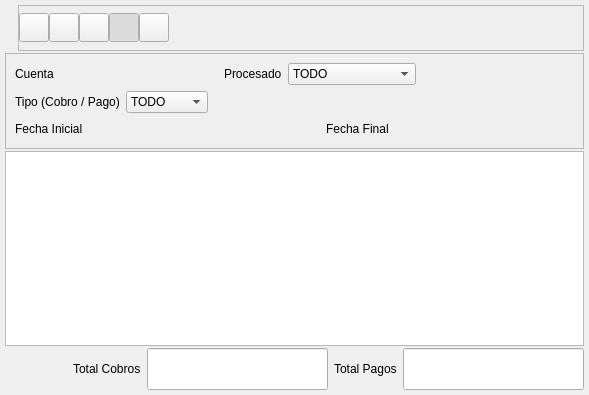
<ui version="4.0" >
 <class>CobroPagoBase</class>
 <widget class="QWidget" name="CobroPagoBase" >
  <property name="geometry" >
   <rect>
    <x>0</x>
    <y>0</y>
    <width>589</width>
    <height>395</height>
   </rect>
  </property>
  <property name="windowTitle" >
   <string>Gestión de Cobros y Pagos</string>
  </property>
  <property name="windowIcon" >
   <iconset resource="../../../bulmages.qrc" >:/Bulmafact48x48/images/png/48x48/i_bulmages_bancos_listado.48x48.png</iconset>
  </property>
  <layout class="QVBoxLayout" >
   <property name="margin" >
    <number>5</number>
   </property>
   <property name="spacing" >
    <number>2</number>
   </property>
   <item>
    <layout class="QHBoxLayout" >
     <property name="margin" >
      <number>0</number>
     </property>
     <property name="spacing" >
      <number>6</number>
     </property>
     <item>
      <widget class="QLabel" name="label" >
       <property name="text" >
        <string/>
       </property>
       <property name="pixmap" >
        <pixmap resource="../../../bulmages.qrc" >:/Bulmafact48x48/images/png/48x48/i_bulmages_bancos_listado.48x48.png</pixmap>
       </property>
      </widget>
     </item>
     <item>
      <widget class="QFrame" name="frame" >
       <property name="frameShape" >
        <enum>QFrame::StyledPanel</enum>
       </property>
       <property name="frameShadow" >
        <enum>QFrame::Raised</enum>
       </property>
       <layout class="QHBoxLayout" >
        <property name="margin" >
         <number>0</number>
        </property>
        <property name="spacing" >
         <number>0</number>
        </property>
        <item>
         <widget class="QToolButton" name="mui_crear" >
          <property name="toolTip" >
           <string>Generar Asiento</string>
          </property>
          <property name="whatsThis" >
           <string>Generar Asiento</string>
          </property>
          <property name="text" >
           <string/>
          </property>
          <property name="icon" >
           <iconset resource="../../../bulmages.qrc" >:/Genericos32x32/images/png/i_fileNew.xpm</iconset>
          </property>
          <property name="iconSize" >
           <size>
            <width>22</width>
            <height>22</height>
           </size>
          </property>
         </widget>
        </item>
        <item>
         <widget class="QToolButton" name="mui_guardar" >
          <property name="toolTip" >
           <string>Actualizar</string>
          </property>
          <property name="text" >
           <string/>
          </property>
          <property name="icon" >
           <iconset resource="../../../bulmages.qrc" >:/Genericos32x32/images/png/i_save.xpm</iconset>
          </property>
          <property name="iconSize" >
           <size>
            <width>22</width>
            <height>22</height>
           </size>
          </property>
         </widget>
        </item>
        <item>
         <widget class="QToolButton" name="mui_borrar" >
          <property name="toolTip" >
           <string>Actualizar</string>
          </property>
          <property name="text" >
           <string/>
          </property>
          <property name="icon" >
           <iconset resource="../../../bulmages.qrc" >:/Genericos32x32/images/png/i_dele.png</iconset>
          </property>
          <property name="iconSize" >
           <size>
            <width>22</width>
            <height>22</height>
           </size>
          </property>
         </widget>
        </item>
        <item>
         <widget class="QToolButton" name="mui_filtrar" >
          <property name="toolTip" >
           <string>Actualizar</string>
          </property>
          <property name="text" >
           <string/>
          </property>
          <property name="icon" >
           <iconset resource="../../../bulmages.qrc" >:/Genericos32x32/images/png/i_find.png</iconset>
          </property>
          <property name="iconSize" >
           <size>
            <width>22</width>
            <height>22</height>
           </size>
          </property>
          <property name="checkable" >
           <bool>true</bool>
          </property>
          <property name="checked" >
           <bool>true</bool>
          </property>
         </widget>
        </item>
        <item>
         <widget class="QToolButton" name="mui_actualizar" >
          <property name="toolTip" >
           <string>Actualizar</string>
          </property>
          <property name="text" >
           <string/>
          </property>
          <property name="icon" >
           <iconset resource="../../../bulmages.qrc" >:/Genericos32x32/images/png/i_reload.png</iconset>
          </property>
          <property name="iconSize" >
           <size>
            <width>22</width>
            <height>22</height>
           </size>
          </property>
         </widget>
        </item>
        <item>
         <spacer>
          <property name="orientation" >
           <enum>Qt::Horizontal</enum>
          </property>
          <property name="sizeType" >
           <enum>QSizePolicy::Expanding</enum>
          </property>
          <property name="sizeHint" >
           <size>
            <width>571</width>
            <height>44</height>
           </size>
          </property>
         </spacer>
        </item>
       </layout>
      </widget>
     </item>
    </layout>
   </item>
   <item>
    <widget class="QFrame" name="frame_2" >
     <property name="frameShape" >
      <enum>QFrame::StyledPanel</enum>
     </property>
     <property name="frameShadow" >
      <enum>QFrame::Raised</enum>
     </property>
     <layout class="QVBoxLayout" >
      <property name="margin" >
       <number>9</number>
      </property>
      <property name="spacing" >
       <number>6</number>
      </property>
      <item>
       <layout class="QHBoxLayout" >
        <property name="margin" >
         <number>0</number>
        </property>
        <property name="spacing" >
         <number>6</number>
        </property>
        <item>
         <layout class="QHBoxLayout" >
          <property name="margin" >
           <number>0</number>
          </property>
          <property name="spacing" >
           <number>6</number>
          </property>
          <item>
           <widget class="QLabel" name="textLabel1_3" >
            <property name="text" >
             <string>Cuenta</string>
            </property>
           </widget>
          </item>
          <item>
           <widget class="BusquedaCuenta" native="1" name="m_cuenta" />
          </item>
         </layout>
        </item>
        <item>
         <spacer>
          <property name="orientation" >
           <enum>Qt::Horizontal</enum>
          </property>
          <property name="sizeType" >
           <enum>QSizePolicy::Expanding</enum>
          </property>
          <property name="sizeHint" >
           <size>
            <width>141</width>
            <height>20</height>
           </size>
          </property>
         </spacer>
        </item>
        <item>
         <layout class="QHBoxLayout" >
          <property name="margin" >
           <number>0</number>
          </property>
          <property name="spacing" >
           <number>6</number>
          </property>
          <item>
           <widget class="QLabel" name="textLabel1_2" >
            <property name="text" >
             <string>Procesado</string>
            </property>
           </widget>
          </item>
          <item>
           <widget class="QComboBox" name="m_procesado" >
            <item>
             <property name="text" >
              <string>TODO</string>
             </property>
            </item>
            <item>
             <property name="text" >
              <string>PROCESADO</string>
             </property>
            </item>
            <item>
             <property name="text" >
              <string>NO PROCESADO</string>
             </property>
            </item>
           </widget>
          </item>
         </layout>
        </item>
        <item>
         <spacer>
          <property name="orientation" >
           <enum>Qt::Horizontal</enum>
          </property>
          <property name="sizeHint" >
           <size>
            <width>40</width>
            <height>20</height>
           </size>
          </property>
         </spacer>
        </item>
       </layout>
      </item>
      <item>
       <layout class="QHBoxLayout" >
        <property name="margin" >
         <number>0</number>
        </property>
        <property name="spacing" >
         <number>6</number>
        </property>
        <item>
         <layout class="QHBoxLayout" >
          <property name="margin" >
           <number>0</number>
          </property>
          <property name="spacing" >
           <number>6</number>
          </property>
          <item>
           <widget class="QLabel" name="textLabel1" >
            <property name="text" >
             <string>Tipo (Cobro / Pago)</string>
            </property>
           </widget>
          </item>
          <item>
           <widget class="QComboBox" name="m_tipoprevcobro" >
            <item>
             <property name="text" >
              <string>TODO</string>
             </property>
            </item>
            <item>
             <property name="text" >
              <string>COBROS</string>
             </property>
            </item>
            <item>
             <property name="text" >
              <string>PAGOS</string>
             </property>
            </item>
           </widget>
          </item>
         </layout>
        </item>
        <item>
         <spacer>
          <property name="orientation" >
           <enum>Qt::Horizontal</enum>
          </property>
          <property name="sizeHint" >
           <size>
            <width>40</width>
            <height>20</height>
           </size>
          </property>
         </spacer>
        </item>
       </layout>
      </item>
      <item>
       <layout class="QHBoxLayout" >
        <property name="margin" >
         <number>0</number>
        </property>
        <property name="spacing" >
         <number>6</number>
        </property>
        <item>
         <layout class="QHBoxLayout" >
          <property name="margin" >
           <number>0</number>
          </property>
          <property name="spacing" >
           <number>6</number>
          </property>
          <item>
           <widget class="QLabel" name="textLabel1_2_3" >
            <property name="text" >
             <string>Fecha Inicial</string>
            </property>
           </widget>
          </item>
          <item>
           <widget class="BusquedaFecha" native="1" name="m_firstDate" />
          </item>
         </layout>
        </item>
        <item>
         <spacer>
          <property name="orientation" >
           <enum>Qt::Horizontal</enum>
          </property>
          <property name="sizeType" >
           <enum>QSizePolicy::Expanding</enum>
          </property>
          <property name="sizeHint" >
           <size>
            <width>231</width>
            <height>20</height>
           </size>
          </property>
         </spacer>
        </item>
        <item>
         <layout class="QHBoxLayout" >
          <property name="margin" >
           <number>0</number>
          </property>
          <property name="spacing" >
           <number>6</number>
          </property>
          <item>
           <widget class="QLabel" name="textLabel1_2_2_2" >
            <property name="text" >
             <string>Fecha Final</string>
            </property>
           </widget>
          </item>
          <item>
           <widget class="BusquedaFecha" native="1" name="m_lastDate" />
          </item>
         </layout>
        </item>
        <item>
         <spacer>
          <property name="orientation" >
           <enum>Qt::Horizontal</enum>
          </property>
          <property name="sizeHint" >
           <size>
            <width>40</width>
            <height>20</height>
           </size>
          </property>
         </spacer>
        </item>
       </layout>
      </item>
     </layout>
    </widget>
   </item>
   <item>
    <widget class="SubForm2Bc" name="mui_listado" />
   </item>
   <item>
    <layout class="QHBoxLayout" >
     <property name="margin" >
      <number>0</number>
     </property>
     <property name="spacing" >
      <number>6</number>
     </property>
     <item>
      <spacer>
       <property name="orientation" >
        <enum>Qt::Horizontal</enum>
       </property>
       <property name="sizeType" >
        <enum>QSizePolicy::Expanding</enum>
       </property>
       <property name="sizeHint" >
        <size>
         <width>131</width>
         <height>31</height>
        </size>
       </property>
      </spacer>
     </item>
     <item>
      <widget class="QLabel" name="textLabel1_4" >
       <property name="text" >
        <string>Total Cobros</string>
       </property>
      </widget>
     </item>
     <item>
      <widget class="QLineEdit" name="m_totalCobros" >
       <property name="enabled" >
        <bool>true</bool>
       </property>
       <property name="font" >
        <font>
         <family>Sans Serif</family>
         <pointsize>18</pointsize>
         <weight>75</weight>
         <italic>false</italic>
         <bold>true</bold>
         <underline>false</underline>
         <strikeout>false</strikeout>
        </font>
       </property>
       <property name="alignment" >
        <set>Qt::AlignRight</set>
       </property>
       <property name="readOnly" >
        <bool>false</bool>
       </property>
      </widget>
     </item>
     <item>
      <widget class="QLabel" name="textLabel1_4_2" >
       <property name="text" >
        <string>Total Pagos</string>
       </property>
      </widget>
     </item>
     <item>
      <widget class="QLineEdit" name="m_totalPagos" >
       <property name="enabled" >
        <bool>true</bool>
       </property>
       <property name="font" >
        <font>
         <family>Sans Serif</family>
         <pointsize>18</pointsize>
         <weight>75</weight>
         <italic>false</italic>
         <bold>true</bold>
         <underline>false</underline>
         <strikeout>false</strikeout>
        </font>
       </property>
       <property name="alignment" >
        <set>Qt::AlignRight</set>
       </property>
       <property name="readOnly" >
        <bool>false</bool>
       </property>
      </widget>
     </item>
    </layout>
   </item>
  </layout>
 </widget>
 <layoutdefault spacing="6" margin="11" />
 <customwidgets>
  <customwidget>
   <class>BusquedaFecha</class>
   <extends>QWidget</extends>
   <header>../../../bulmalib/src/busquedafecha.h</header>
  </customwidget>
  <customwidget>
   <class>SubForm2Bc</class>
   <extends>QTableWidget</extends>
   <header>subform2bc.h</header>
  </customwidget>
  <customwidget>
   <class>BusquedaCuenta</class>
   <extends>QWidget</extends>
   <header>busquedacuenta.h</header>
  </customwidget>
 </customwidgets>
 <resources>
  <include location="../../../bulmages.qrc" />
 </resources>
 <connections>
  <connection>
   <sender>mui_filtrar</sender>
   <signal>toggled(bool)</signal>
   <receiver>frame_2</receiver>
   <slot>setShown(bool)</slot>
   <hints>
    <hint type="sourcelabel" >
     <x>186</x>
     <y>31</y>
    </hint>
    <hint type="destinationlabel" >
     <x>189</x>
     <y>97</y>
    </hint>
   </hints>
  </connection>
 </connections>
</ui>
